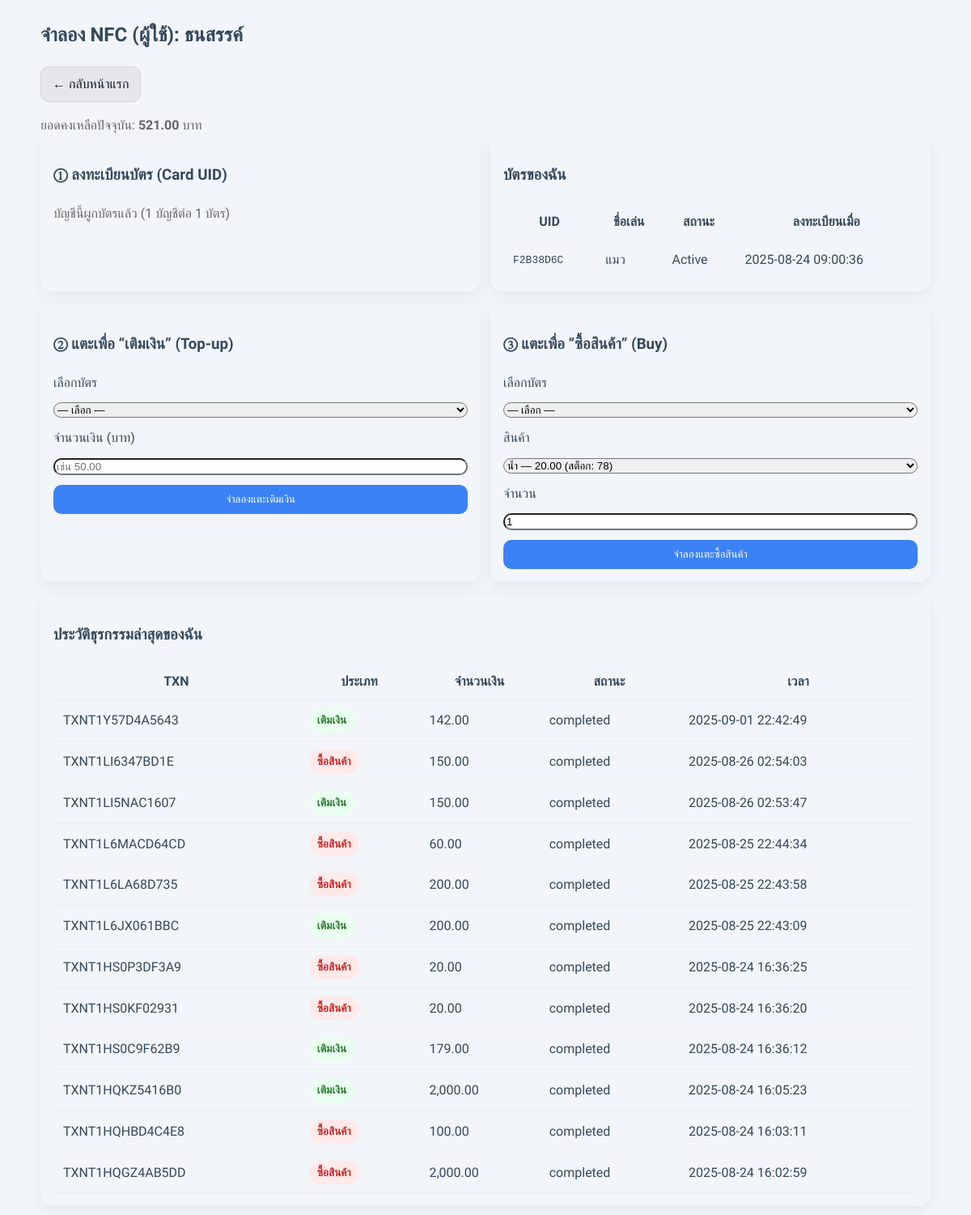
The app's page /nfc_simulate.php (signed in) with its own data.
### tables this page shows
CREATE TABLE `users` (
  `id` int(11) NOT NULL,
  `username` varchar(50) NOT NULL,
  `password` varchar(255) NOT NULL,
  `name` varchar(100) NOT NULL,
  `phone` varchar(20) DEFAULT NULL,
  `email` varchar(100) NOT NULL,
  `role` enum('admin','user') NOT NULL DEFAULT 'user',
  `created_at` timestamp NOT NULL DEFAULT current_timestamp()
);

CREATE TABLE `nfc_cards` (
  `id` int(11) NOT NULL,
  `user_id` int(11) NOT NULL,
  `card_uid` varchar(64) NOT NULL,
  `nickname` varchar(50) DEFAULT NULL,
  `is_active` tinyint(1) NOT NULL DEFAULT 1,
  `created_at` timestamp NOT NULL DEFAULT current_timestamp()
);

CREATE TABLE `transactions` (
  `id` int(11) NOT NULL,
  `transaction_id` varchar(255) NOT NULL,
  `amount` decimal(10,2) NOT NULL,
  `transaction_date` datetime DEFAULT current_timestamp(),
  `status` varchar(50) DEFAULT 'completed',
  `customer_name` varchar(255) DEFAULT NULL,
  `type` varchar(50) DEFAULT 'buy',
  `is_paid` tinyint(1) DEFAULT 0,
  `is_confirmed` tinyint(1) DEFAULT 0,
  `user_id` int(11) DEFAULT NULL
);

### nfc_simulate.php (the view, shortened to what this page needs)
<?php
require_once __DIR__ . '/db_config.php';
$userId   = intval($_SESSION['user_id']);
$username = $_SESSION['username'] ?? '';
function h($s){ return htmlspecialchars((string)$s, ENT_QUOTES, 'UTF-8'); }
function getDisplayName(PDO $conn, int $uid, string $usernameFallback): string {
    $st = $conn->prepare("SELECT name FROM users WHERE id=? LIMIT 1");
    $st->execute([$uid]);
    $row = $st->fetch(PDO::FETCH_ASSOC);
    $name = trim((string)($row['name'] ?? ''));
    return $name !== '' ? $name : $usernameFallback;
}
function getUserBalance(PDO $conn, int $userId): float {
    $sql = "
        SELECT COALESCE(SUM(
            CASE
                WHEN type='topup' THEN amount
                WHEN type='buy'   THEN -amount
                ELSE 0
            END
        ), 0) AS balance
        FROM transactions
        WHERE user_id = ? AND is_confirmed = 1
    ";
    $st = $conn->prepare($sql);
    $st->execute([$userId]);
    $row = $st->fetch(PDO::FETCH_ASSOC);
    return (float)($row['balance'] ?? 0.0);
}
$cards=[]; $st=$conn->prepare("SELECT card_uid,nickname,is_active,created_at FROM nfc_cards WHERE user_id=? ORDER BY created_at DESC");
$st->execute([$userId]); while($r=$st->fetch(PDO::FETCH_ASSOC)) $cards[]=$r;
$products=[];
$q=$conn->query("SELECT id,product_name,price,stock FROM products ORDER BY created_at DESC");
while($r=$q->fetch(PDO::FETCH_ASSOC)) $products[]=$r;
$displayName = getDisplayName($conn, $userId, $username);
$txn=[]; $st=$conn->prepare("SELECT transaction_id,amount,type,status,transaction_date FROM transactions WHERE user_id=? ORDER BY transaction_date DESC LIMIT 12");
$st->execute([$userId]); while($r=$st->fetch(PDO::FETCH_ASSOC)) $txn[]=$r;
$csrf = csrf_token();
$currentBalance = getUserBalance($conn, $userId);
?>
<!doctype html>
<html lang="th">
<head>
<link rel="stylesheet" href="style.css">
</head>
<body>
<div class="container" style="max-width:1100px;margin:24px auto">
  <h2>จำลอง NFC (ผู้ใช้): <?=h($displayName)?></h2>
  <div style="margin:8px 0 16px 0">
    <a href="index.php" class="btn-secondary">← กลับหน้าแรก</a>
  </div>
  <div class="muted">ยอดคงเหลือปัจจุบัน: <span class="balance"><?=number_format($currentBalance,2)?></span> บาท</div>
  <div class="grid grid-2">
    <div class="card">
      <h3>① ลงทะเบียนบัตร (Card UID)</h3>
      <?php if(count($cards)===0): ?>
      <form method="post" class="grid">
        <input type="hidden" name="csrf_token" value="<?=$csrf?>">
        <input type="hidden" name="action" value="register_card">
        <label>Card UID (hex)</label>
        <input type="text" name="card_uid" placeholder="เช่น 04AABBCCDD" required>
        <label>ชื่อเล่นบัตร (ไม่บังคับ)</label>
        <input type="text" name="nickname" placeholder="เช่น โทรศัพท์, บัตรนักเรียน">
        <button class="btn-primary" type="submit">เพิ่มบัตร</button>
        <div class="muted">* 0-9,A-F ความยาว 4–32 ตัวอักษร (1 บัญชีต่อ 1 บัตร)</div>
      </form>
      <?php else: ?>
        <div class="muted">บัญชีนี้ผูกบัตรแล้ว (1 บัญชีต่อ 1 บัตร)</div>
      <?php endif; ?>
    </div>
    <div class="card">
      <h3>บัตรของฉัน</h3>
      <?php if(!$cards): ?><div class="muted">ยังไม่มีบัตร</div>
      <?php else: ?>
      <table class="table"><thead><tr><th>UID</th><th>ชื่อเล่น</th><th>สถานะ</th><th>ลงทะเบียนเมื่อ</th></tr></thead>
      <tbody><?php foreach($cards as $c): ?>
        <tr><td><code><?=h($c['card_uid'])?></code></td><td><?=h($c['nickname']??'')?></td><td><?=$c['is_active']?'Active':'Inactive'?></td><td><?=h($c['created_at'])?></td></tr>
      <?php endforeach; ?></tbody></table>
      <?php endif; ?>
    </div>
  </div>
  <div class="grid grid-2">
    <div class="card">
      <h3>② แตะเพื่อ “เติมเงิน” (Top-up)</h3>
      <form method="post" class="grid">
        <label>เลือกบัตร</label>
        <select name="card_uid" required>
          <option value="">— เลือก —</option>
        </select>
        <label>จำนวนเงิน (บาท)</label>
        <input type="number" name="amount" min="1" step="0.01" placeholder="เช่น 50.00" required>
        <button class="btn-primary" type="submit">จำลองแตะเติมเงิน</button>
      </form>
    </div>
    <div class="card">
      <h3>③ แตะเพื่อ “ซื้อสินค้า” (Buy)</h3>
      <?php if(!$products): ?><div class="muted">ยังไม่มีสินค้า</div>
      <?php else: ?>
      <form method="post" class="grid">
        <label>เลือกบัตร</label>
        <select name="card_uid" required>
          <option value="">— เลือก —</option>
        </select>
        <label>สินค้า</label>
        <select name="product_id" required>
          <?php foreach($products as $p): ?>
            <option value="<?=intval($p['id'])?>"><?=h($p['product_name'])?> — <?=number_format($p['price'],2)?> (สต็อก: <?=intval($p['stock'])?>)</option>
          <?php endforeach; ?>
        </select>
        <label>จำนวน</label>
        <input type="number" name="quantity" min="1" value="1" required>
        <button class="btn-primary" type="submit" <?=($currentBalance<=0?'disabled':'')?>>
          จำลองแตะซื้อสินค้า
        </button>
      </form>
      <?php endif; ?>
    </div>
  </div>
  <div class="card">
    <h3>ประวัติธุรกรรมล่าสุดของฉัน</h3>
    <?php if(!$txn): ?><div class="muted">ยังไม่พบธุรกรรม</div>
    <?php else: ?>
    <table class="table"><thead><tr><th>TXN</th><th>ประเภท</th><th>จำนวนเงิน</th><th>สถานะ</th><th>เวลา</th></tr></thead>
    <tbody><?php foreach($txn as $t): ?>
      <tr>
        <td><?=h($t['transaction_id'])?></td>
        <td><span class="badge <?=h($t['type'])?>"><?=$t['type']==='buy'?'ซื้อสินค้า':'เติมเงิน'?></span></td>
        <td><?=number_format($t['amount'],2)?></td>
        <td><?=h($t['status'])?></td>
        <td><?=h($t['transaction_date'])?></td>
      </tr>
    <?php endforeach; ?></tbody></table>
    <?php endif; ?>
  </div>
</div>
</body>
</html>

### style.css (style rules this page uses)
:root { --sidebar-width: 250px; --topbar-height: 60px; --bg-color: #f2f5f9; --card-bg-color: #ffffff; --border-color: #e0e6ed; --shadow-light: 0 4px 12px rgba(0, 0, 0, 0.05); --card-purple: #8e44ad; --card-green: #27ae60; --card-blue: #3498db; --card-yellow: #f1c40f; --text-color-dark: #34495e; --text-color-light: #7f8c8d; --primary-color-btn: #3498db; --success-color-btn: #2ecc71; --warning-color-btn: #f39c12; --danger-color-btn: #e74c3c; font-family: 'Sarabun', sans-serif; }
html, body { height: 100%; margin: 0; padding: 0; overflow-x: hidden; }
body { background-color: var(--bg-color); color: var(--text-color-dark); line-height: 1.6; }
p, .text, .card, .table, th, td { word-wrap: break-word; word-break: break-word; }
.badge { padding: 0.5em 0.8em; border-radius: 0.5rem; font-weight: 600; font-size: 0.8em; }
.btn-secondary { display:inline-block; background:#e5e7eb; color:#111827; border:1px solid #d1d5db; padding:8px 14px; border-radius:10px; text-decoration:none; font-weight:500; }

### nfc_simulate.php (style rules this page uses)
.card { border-radius:16px;padding:16px;margin-bottom:16px;box-shadow:0 6px 18px rgba(0,0,0,.06) }
.grid { display:grid;gap:12px }
.grid-2 { grid-template-columns:1fr }
@media (min-width:900px) { .grid-2 { grid-template-columns:1fr 1fr } }
.table { width:100%;border-collapse:collapse }
.table th,.table td { padding:10px 12px;border-bottom:1px solid #eee }
.muted { color:#666 }
input,select,button { border-radius:10px }
.badge { display:inline-block;padding:4px 10px;border-radius:999px;font-size:.85rem }
.badge.buy { background:#ffe9e9;color:#c62828 }
.badge.topup { background:#e9ffef;color:#2e7d32 }
.btn-primary { background:#3b82f6;color:#fff;border:0;padding:10px 16px;cursor:pointer }
.balance { font-weight:600 }

### records on screen
users: name "ธนสรรค์"
nfc_cards: card_uid "F2B38D6C", nickname "แมว", is_active "Active", created_at "2025-08-24 09:00:36"
transactions: transaction "TXNT1Y57D4A5643", type "เติมเงิน", amount "142.00", status "completed", transaction_date "2025-09-01 22:42:49"
transactions: transaction "TXNT1LI6347BD1E", type "ซื้อสินค้า", amount "150.00", status "completed", transaction_date "2025-08-26 02:54:03"
transactions: transaction "TXNT1LI5NAC1607", type "เติมเงิน", amount "150.00", status "completed", transaction_date "2025-08-26 02:53:47"
transactions: transaction "TXNT1L6MACD64CD", type "ซื้อสินค้า", amount "60.00", status "completed", transaction_date "2025-08-25 22:44:34"
transactions: transaction "TXNT1L6LA68D735", type "ซื้อสินค้า", amount "200.00", status "completed", transaction_date "2025-08-25 22:43:58"
transactions: transaction "TXNT1L6JX061BBC", type "เติมเงิน", amount "200.00", status "completed", transaction_date "2025-08-25 22:43:09"
transactions: transaction "TXNT1HS0P3DF3A9", type "ซื้อสินค้า", amount "20.00", status "completed", transaction_date "2025-08-24 16:36:25"
transactions: transaction "TXNT1HS0KF02931", type "ซื้อสินค้า", amount "20.00", status "completed", transaction_date "2025-08-24 16:36:20"
transactions: transaction "TXNT1HS0C9F62B9", type "เติมเงิน", amount "179.00", status "completed", transaction_date "2025-08-24 16:36:12"
transactions: transaction "TXNT1HQKZ5416B0", type "เติมเงิน", amount "2,000.00", status "completed", transaction_date "2025-08-24 16:05:23"
transactions: transaction "TXNT1HQHBD4C4E8", type "ซื้อสินค้า", amount "100.00", status "completed", transaction_date "2025-08-24 16:03:11"
transactions: transaction "TXNT1HQGZ4AB5DD", type "ซื้อสินค้า", amount "2,000.00", status "completed", transaction_date "2025-08-24 16:02:59"

### other values on screen
$currentBalance "521.00"
form field product_id "น้ำ — 20.00 (สต็อก: 78)"
